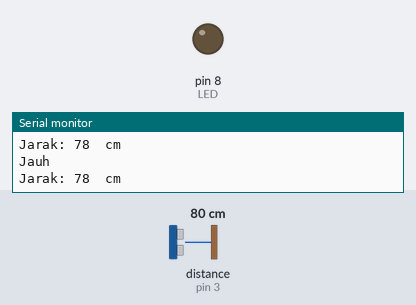
Recording of a sketch running on a simulated Arduino Uno, built with avr-gcc and run on an emulated ATmega328P. On the bench: output pins drawn as LEDs (lit = HIGH), the last lines printed to the serial monitor. Wiring (inferred from the names in the program): ultrasonic range finder: trigger pin 2; echo pin 3. The inputs (shaded band) are chosen by the test bench; at power-on: distance to the obstacle (sensor on pin 3) 80 cm. The echo pulse lasts 58.3 µs per cm; pins used as bus, display or sensor lines are not drawn.

Above: at 1.9 s.
2.0 s: distance to the obstacle (sensor on pin 3) set to 18 cm
3.5 s: distance to the obstacle (sensor on pin 3) set to 14 cm
At 5.7 s:
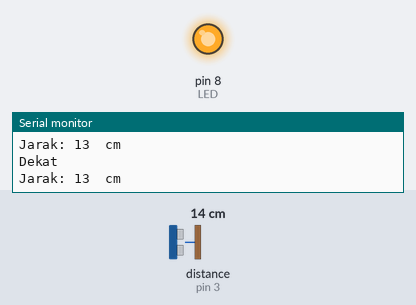
6.0 s: distance to the obstacle (sensor on pin 3) set to 35 cm
At 7.8 s:
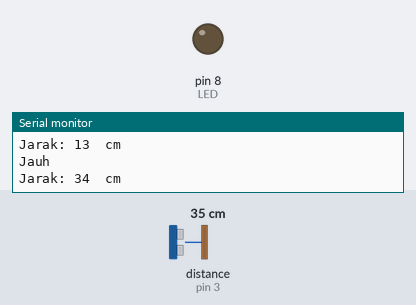
8.2 s: distance to the obstacle (sensor on pin 3) set to 2 cm
At 9.6 s:
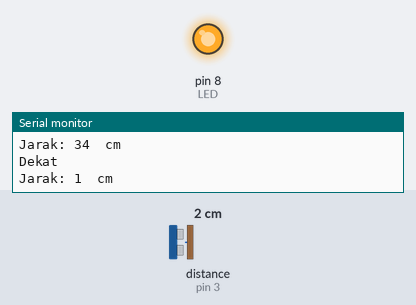
Timing chart, 0 to 11.2 s (numbered marks = the images above; inputs shaded):
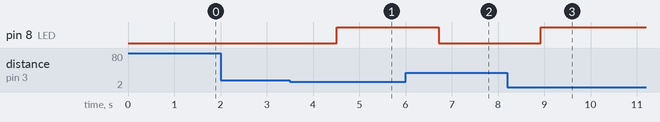

The sketch:

main.ino
```cpp
const int trigPin = 2;
const int echoPin = 3;
long duration;
int Jarak;
int LED = 8;

void setup() {
  pinMode(trigPin, OUTPUT);
  pinMode(echoPin, INPUT);
  pinMode (LED, OUTPUT);
  Serial.begin(9600);
}

void loop() {

  digitalWrite(trigPin, LOW);
  delayMicroseconds(2);
  digitalWrite(trigPin, HIGH);
  delayMicroseconds(10);
  digitalWrite(trigPin, LOW);
  duration = pulseIn(echoPin, HIGH);
  // Calculating the distance
  Jarak = duration * 0.034 / 2;
  delay(100);

  if (Jarak >= 0 && Jarak <= 15) {
    Serial.println("Dekat ");
    Serial.print("Jarak: ");
    Serial.print(Jarak);
    Serial.println("  cm");
    digitalWrite(LED, HIGH);
    Serial.println();
    delay(1000);
  }
  else {
    Serial.println("Jauh");
    Serial.print("Jarak: ");
    Serial.print(Jarak);
    Serial.println("  cm");
    digitalWrite(LED, LOW);
    Serial.println();
    delay(1000);
  }
}
```

Measured:
- the behaviour switches between 17 and 16 cm on distance to the obstacle (sensor on pin 3) (found by bisection; images 0 and 1)
- after the input at 3.5 s, pin 8 (LED): LOW → HIGH after 1.0 s
- after the input at 6.0 s, pin 8 (LED): HIGH → LOW after 0.72 s
- after the input at 8.2 s, pin 8 (LED): LOW → HIGH after 0.72 s
